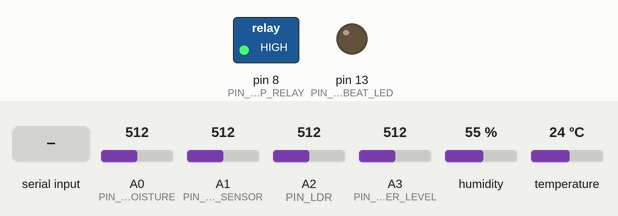
Simulated run of this sketch. Board: Arduino Mega 2560, built with avr-gcc and run on an emulated ATmega2560. Shown: switched loads named in the sketch (green lamp = pin HIGH), output pins drawn as LEDs (lit = HIGH). Wiring (inferred from the names in the program): DHT11 sensor: data pin 2. The test bench sets the inputs (shaded band); at power-on: A0 (PIN_SOIL_MOISTURE) = 512, A1 (PIN_RAIN_SENSOR) = 512, A2 (PIN_LDR) = 512, A3 (PIN_WATER_LEVEL) = 512, humidity 55 %, temperature 24 °C. What the sketch prints to the serial monitor is not drawn.

Above: at 1.2 s.
1.3 s: "PUMP:ON\n" received over Serial
At 2.2 s:
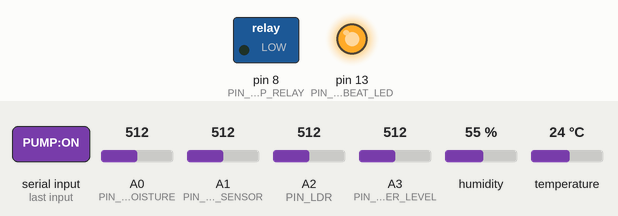
2.8 s: "PUMP:OFF\n" received over Serial
At 3.3 s:
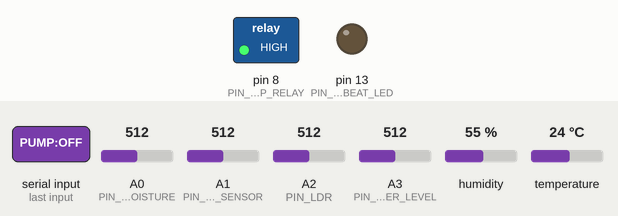
4.3 s: "PUMP_ON\n" received over Serial
At 5.5 s:
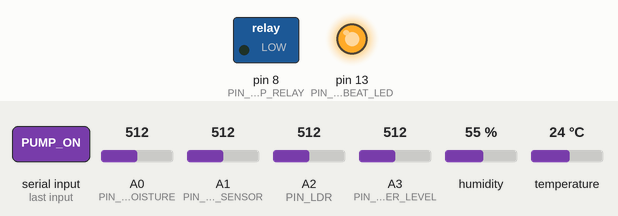
5.8 s: "PUMP_OFF\n" received over Serial
At 6.8 s:
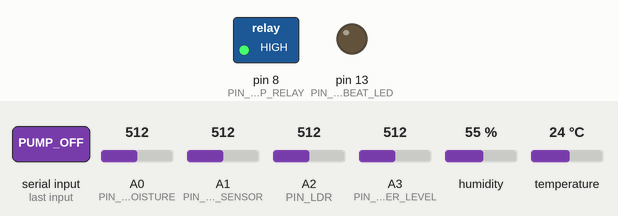
Timing chart, 0 to 8.3 s (numbered marks = the images above; inputs shaded):
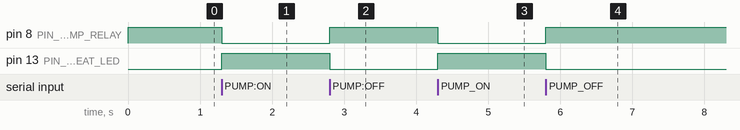

Measured:
- after the input at 1.3 s, pin 8 (PIN_PUMP_RELAY): HIGH → LOW at once; pin 13 (PIN_HEARTBEAT_LED): LOW → HIGH at once
- after the input at 2.8 s, pin 8 (PIN_PUMP_RELAY): LOW → HIGH at once; pin 13 (PIN_HEARTBEAT_LED): HIGH → LOW at once
- after the input at 4.3 s, pin 8 (PIN_PUMP_RELAY): HIGH → LOW at once; pin 13 (PIN_HEARTBEAT_LED): LOW → HIGH at once
- after the input at 5.8 s, pin 8 (PIN_PUMP_RELAY): LOW → HIGH at once; pin 13 (PIN_HEARTBEAT_LED): HIGH → LOW at once

The sketch:

arduino_mega_farm.ino
```cpp
/*
 * Smart Farm IoT Controller - Arduino Mega 2560 Firmware
 * St. Joseph Alappuzha Project (Pure IoT System)
 *
 * Hardware Connections:
 * ================================================================
 * Sensor / Actuator       | Arduino Mega Pin | Notes
 * ------------------------+------------------+--------------------
 * Soil Moisture Sensor A0 | A0 (Analog)      | 0-100% soil moisture
 * Rain Drop Sensor A0     | A1 (Analog)      | Detects rainfall
 * LDR Light Sensor        | A2 (Analog)      | Sunlight / LUX level
 * Water Tank Level Sensor | A3 (Analog)      | Float / depth level
 * DHT11/DHT22 Temp & Hum  | Pin 2 (Digital)  | 1-wire data bus
 * Water Pump Relay IN     | Pin 8 (Digital)  | Controls water pump
 * Status Indicator LED    | Pin 13 (Builtin) | Heartbeat toggle
 * Raspberry Pi 4 Link     | USB Serial       | 115200 baud
 * ================================================================
 */

#include <Arduino.h>

// --- PIN DEFINITIONS ---
const int PIN_SOIL_MOISTURE = A0;
const int PIN_RAIN_SENSOR   = A1;
const int PIN_LDR           = A2;
const int PIN_WATER_LEVEL   = A3;
const int PIN_DHT           = 2;
const int PIN_PUMP_RELAY    = 8;
const int PIN_HEARTBEAT_LED = 13;

// Set relay active logic (most Arduino relay modules are Active LOW)
#define RELAY_ACTIVE_LOW 1

#if RELAY_ACTIVE_LOW
  #define RELAY_ON  LOW
  #define RELAY_OFF HIGH
#else
  #define RELAY_ON  HIGH
  #define RELAY_OFF LOW
#endif

// --- SYSTEM STATE & THRESHOLDS ---
float current_temperature = 28.0;
float current_humidity    = 65.0;
float current_soil        = 45.0;
int   current_rain        = 0;
int   current_light       = 70;
int   current_water_level = 80;

bool  pump_state = false;
bool  auto_mode  = true;
float dry_cutoff = 35.0; // Auto-start pump when soil drops below this
float stop_cutoff = 65.0; // Auto-stop pump when soil rises above this

unsigned long last_telemetry_time = 0;
unsigned long last_dht_read_time = 0;
String serial_buffer = "";

// --- BIT-BANG DHT11 / DHT22 SENSOR DRIVER ---
bool read_dht(float &temp_out, float &hum_out) {
  uint8_t data[5] = {0, 0, 0, 0, 0};

  pinMode(PIN_DHT, OUTPUT);
  digitalWrite(PIN_DHT, LOW);
  delay(20); // Start signal for DHT11 (>18ms)
  digitalWrite(PIN_DHT, HIGH);
  delayMicroseconds(30);
  pinMode(PIN_DHT, INPUT_PULLUP);

  // Wait for sensor response: LOW (80us) then HIGH (80us)
  unsigned long timeout = micros();
  while (digitalRead(PIN_DHT) == HIGH) {
    if (micros() - timeout > 100) return false;
  }
  timeout = micros();
  while (digitalRead(PIN_DHT) == LOW) {
    if (micros() - timeout > 100) return false;
  }
  timeout = micros();
  while (digitalRead(PIN_DHT) == HIGH) {
    if (micros() - timeout > 100) return false;
  }

  // Read 40 bits (5 bytes)
  for (int i = 0; i < 40; i++) {
    timeout = micros();
    while (digitalRead(PIN_DHT) == LOW) {
      if (micros() - timeout > 100) return false;
    }
    unsigned long pulse_start = micros();
    timeout = micros();
    while (digitalRead(PIN_DHT) == HIGH) {
      if (micros() - timeout > 100) return false;
    }
    if ((micros() - pulse_start) > 40) {
      data[i / 8] |= (1 << (7 - (i % 8)));
    }
  }

  // Checksum validation
  if (data[4] != ((data[0] + data[1] + data[2] + data[3]) & 0xFF)) {
    return false;
  }

  if (data[1] == 0 && data[3] == 0) {
    // DHT11
    hum_out = data[0];
    temp_out = data[2];
  } else {
    // DHT22
    hum_out = ((data[0] << 8) | data[1]) * 0.1;
    temp_out = (((data[2] & 0x7F) << 8) | data[3]) * 0.1;
    if (data[2] & 0x80) temp_out = -temp_out;
  }
  return true;
}

// --- RELAY CONTROLLER ---
void set_pump(bool state) {
  pump_state = state;
  digitalWrite(PIN_PUMP_RELAY, pump_state ? RELAY_ON : RELAY_OFF);
  digitalWrite(PIN_HEARTBEAT_LED, pump_state ? HIGH : LOW);
}

// --- SENSOR SAMPLING ---
void sample_sensors() {
  // 1. Soil Moisture: Capacitive/Resistive (Dry ~ 850-1023, Wet ~ 250-400)
  int raw_soil = analogRead(PIN_SOIL_MOISTURE);
  int mapped_soil = map(raw_soil, 1023, 300, 0, 100);
  current_soil = constrain(mapped_soil, 0, 100);

  // 2. Rain Sensor: Analog (Wet < 600)
  int raw_rain = analogRead(PIN_RAIN_SENSOR);
  current_rain = (raw_rain < 600) ? 1 : 0;

  // 3. LDR Ambient Light (0-100%)
  int raw_ldr = analogRead(PIN_LDR);
  current_light = map(raw_ldr, 0, 1023, 0, 100);

  // 4. Water Tank Level (0-100%)
  int raw_water = analogRead(PIN_WATER_LEVEL);
  current_water_level = map(raw_water, 0, 700, 0, 100);
  current_water_level = constrain(current_water_level, 0, 100);

  // 5. DHT Sensor (Sample every 2 seconds)
  if (millis() - last_dht_read_time > 2000) {
    float t = 0, h = 0;
    if (read_dht(t, h)) {
      if (t >= 0 && t <= 60) current_temperature = t;
      if (h >= 10 && h <= 100) current_humidity = h;
    }
    last_dht_read_time = millis();
  }

  // Automatic Irrigation Logic
  if (auto_mode) {
    if (current_soil < dry_cutoff && !pump_state) {
      set_pump(true);
    } else if (current_soil >= stop_cutoff && pump_state) {
      set_pump(false);
    }
  }
}

// --- COMMAND PROCESSOR ---
void process_command(String cmd) {
  cmd.trim();
  cmd.toUpperCase();

  if (cmd == "PUMP:ON" || cmd == "PUMP_ON" || cmd == "MOTOR:ON") {
    auto_mode = false;
    set_pump(true);
    Serial.println(F("{\"ack\":\"PUMP_ON\",\"mode\":\"MANUAL\"}"));
  }
  else if (cmd == "PUMP:OFF" || cmd == "PUMP_OFF" || cmd == "MOTOR:OFF") {
    auto_mode = false;
    set_pump(false);
    Serial.println(F("{\"ack\":\"PUMP_OFF\",\"mode\":\"MANUAL\"}"));
  }
  else if (cmd == "MODE:AUTO" || cmd == "AUTO") {
    auto_mode = true;
    Serial.println(F("{\"ack\":\"MODE_AUTO\"}"));
  }
  else if (cmd == "MODE:MANUAL" || cmd == "MANUAL") {
    auto_mode = false;
    Serial.println(F("{\"ack\":\"MODE_MANUAL\"}"));
  }
  else if (cmd.startsWith("CUTOFF:")) {
    // Format: CUTOFF:35:65
    int first_sep = cmd.indexOf(':');
    int second_sep = cmd.indexOf(':', first_sep + 1);
    if (second_sep > 0) {
      dry_cutoff = cmd.substring(first_sep + 1, second_sep).toFloat();
      stop_cutoff = cmd.substring(second_sep + 1).toFloat();
      Serial.print(F("{\"ack\":\"CUTOFF_SET\",\"dry\":"));
      Serial.print(dry_cutoff);
      Serial.print(F(",\"stop\":"));
      Serial.print(stop_cutoff);
      Serial.println(F("}"));
    }
  }
  else if (cmd == "PING" || cmd == "STATUS") {
    send_telemetry();
  }
}

// --- TELEMETRY BROADCAST ---
void send_telemetry() {
  Serial.print(F("{\"temp\":"));
  Serial.print(current_temperature, 1);
  Serial.print(F(",\"humidity\":"));
  Serial.print(current_humidity, 1);
  Serial.print(F(",\"soil\":"));
  Serial.print(current_soil, 1);
  Serial.print(F(",\"rain\":"));
  Serial.print(current_rain);
  Serial.print(F(",\"light\":"));
  Serial.print(current_light);
  Serial.print(F(",\"water_level\":"));
  Serial.print(current_water_level);
  Serial.print(F(",\"pump\":"));
  Serial.print(pump_state ? 1 : 0);
  Serial.print(F(",\"mode\":\""));
  Serial.print(auto_mode ? F("AUTO") : F("MANUAL"));
  Serial.print(F("\",\"dry_cutoff\":"));
  Serial.print(dry_cutoff, 1);
  Serial.print(F(",\"stop_cutoff\":"));
  Serial.print(stop_cutoff, 1);
  Serial.println(F("}"));
}

void setup() {
  // Serial Interface to Raspberry Pi
  Serial.begin(115200);

  pinMode(PIN_PUMP_RELAY, OUTPUT);
  pinMode(PIN_HEARTBEAT_LED, OUTPUT);
  pinMode(PIN_DHT, INPUT_PULLUP);

  set_pump(false);

  Serial.println(F("{\"device\":\"Arduino Mega 2560\",\"status\":\"READY\",\"system\":\"IoT Agriculture\",\"baud\":115200}"));
}

void loop() {
  // 1. Process incoming commands from Raspberry Pi
  while (Serial.available() > 0) {
    char c = (char)Serial.read();
    if (c == '\n' || c == '\r') {
      if (serial_buffer.length() > 0) {
        process_command(serial_buffer);
        serial_buffer = "";
      }
    } else {
      serial_buffer += c;
      if (serial_buffer.length() > 64) serial_buffer = "";
    }
  }

  // 2. Read sensors and update pump logic
  sample_sensors();

  // 3. Emit JSON telemetry once per second
  unsigned long now = millis();
  if (now - last_telemetry_time >= 1000) {
    send_telemetry();
    last_telemetry_time = now;
  }
}
```
